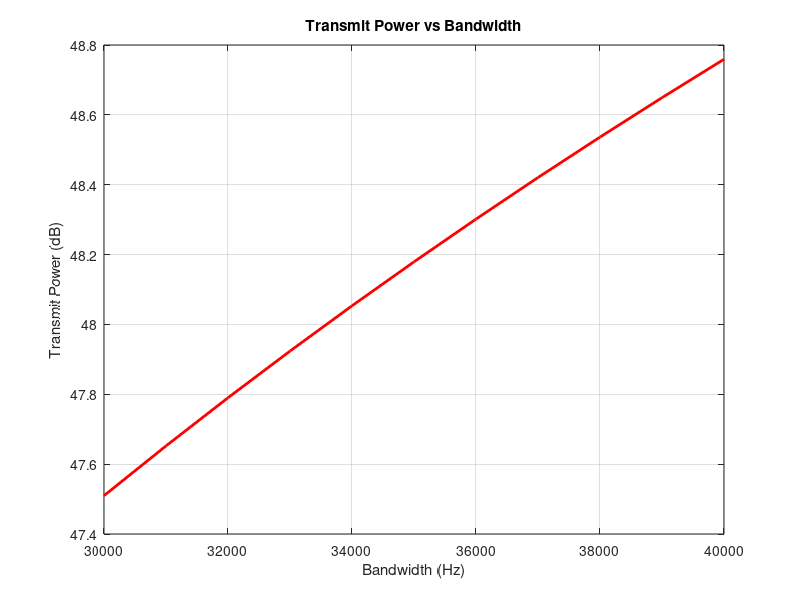

This chart was generated by the following MATLAB code:
clc;
clear all;

% Constants
k = 1.38e-23;       % Boltzmann Constant (J/K)
T = 273;            % Temperature (Kelvin)
F = 5;              % Noise Figure (linear, not dB)

% Noise PSD
PSD = k * T * F;    % Power Spectral Density

% Bandwidth range (30 kHz to 40 kHz in steps of 1 kHz)
B = 30e3:1e3:40e3;

% Noise Power in dB
NP = 10*log10(PSD .* B);

% Target BER
BER = 1e-4;

% SNR calculation from BER (for BPSK in AWGN)
x = (1 - 2*BER);
SNR = ((x^2) / (1 - x^2)) * 2;
SNRdB = 10*log10(SNR);

% Link parameters
Gt = 12;   % Tx antenna gain (dB)
Gr = 5;    % Rx antenna gain (dB)
L  = 167;  % Path loss (dB)
M  = 10;   % Margin (dB)
LC = 3;    % Cable loss (dB)

% Required Transmit Power (dB)
Pt = SNRdB - Gt - Gr + L + M + LC + NP;

% Plot
figure;
plot(B, Pt, 'r', 'LineWidth', 2);
xlabel('Bandwidth (Hz)');
ylabel('Transmit Power (dB)');
title('Transmit Power vs Bandwidth');
grid on;
